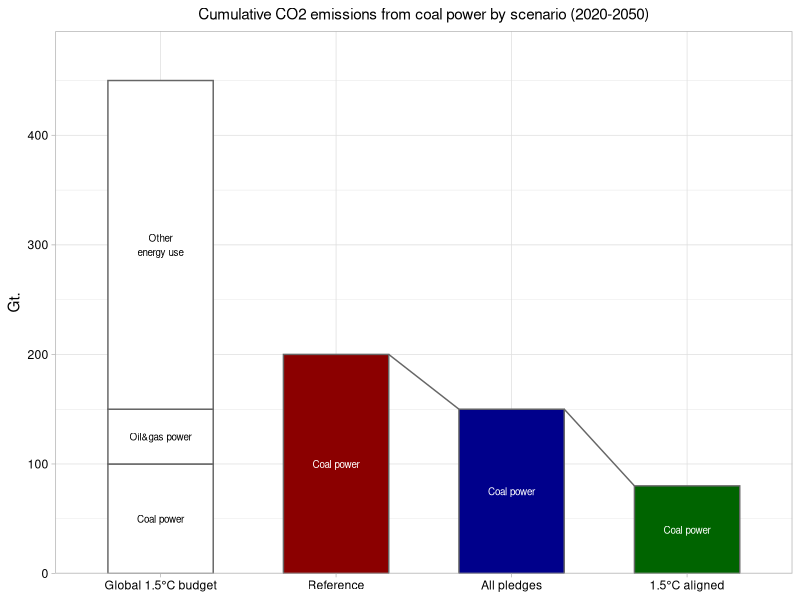
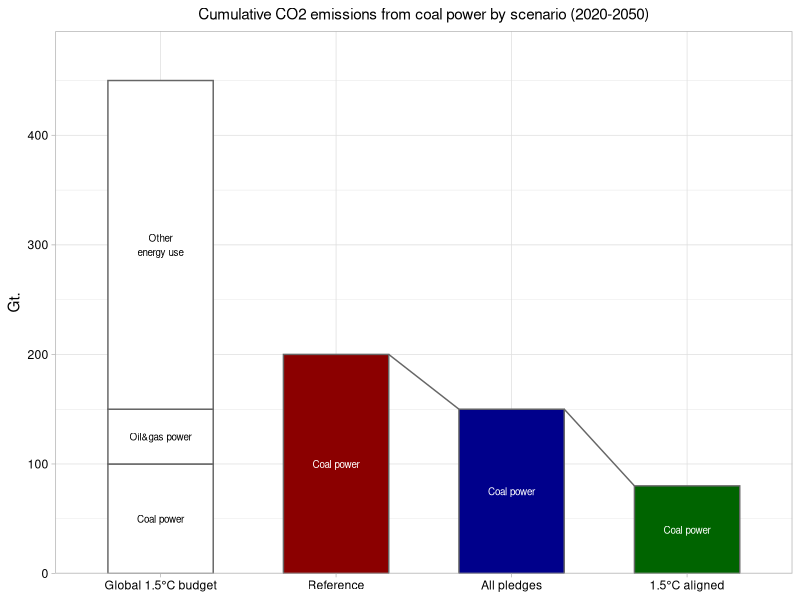

These charts were generated, in order, by the following R code:
library(tidyverse)

data <- read_csv("coal_power_plot.csv") %>%
  mutate(scenario=factor(scenario,
                         levels=c("global_15c", "ref", "all_pledges", "15c_aligned"),
                         labels=c("Global 1.5°C budget", "Reference", "All pledges", "1.5°C aligned")
                         ),
         type=factor(type, levels=rev(c("Coal power", "Oil&gas power", "Other energy use"))))

data_segment <- data %>%
  filter(scenario %in% c("Reference","All pledges", "1.5°C aligned")) %>%
  mutate(
    x=as.numeric(scenario),
    value_prev=lag(value),
    x_prev=lag(x)) %>%
  filter(!is.na(value_prev))


ggplot(data, aes(x=scenario,
                 y=value)) +
  geom_bar(aes(fill=scenario),
           stat="identity",
           color="#666666",
           width=0.6,
           show.legend = F) +
  geom_text(aes(label=gsub("er en","er\nen", type), col=scenario),
            position = position_stack(vjust = 0.5),
            size=2.5,
            show.legend = F) +
  geom_segment(data = data_segment,
               color="#666666",
               aes(x = x_prev+0.3, xend = x - 0.3, y = value_prev, yend = value)) +
  theme_light() +
  theme(plot.subtitle = element_text(hjust = 0.5),
        axis.text = element_text(color = "black")) +
  labs(x=NULL, y="Gt.",
       subtitle="Cumulative CO2 emissions from coal power by scenario (2020-2050)") +
  scale_fill_manual(values=c("white","darkred", "darkblue", "darkgreen")) +
  scale_color_manual(values=c("black","white", "white", "white")) +
  scale_y_continuous(expand = expansion(mult=c(0, 0.1)))

ggsave("coal_power_plot.jpg", width=6, heigh=4)

